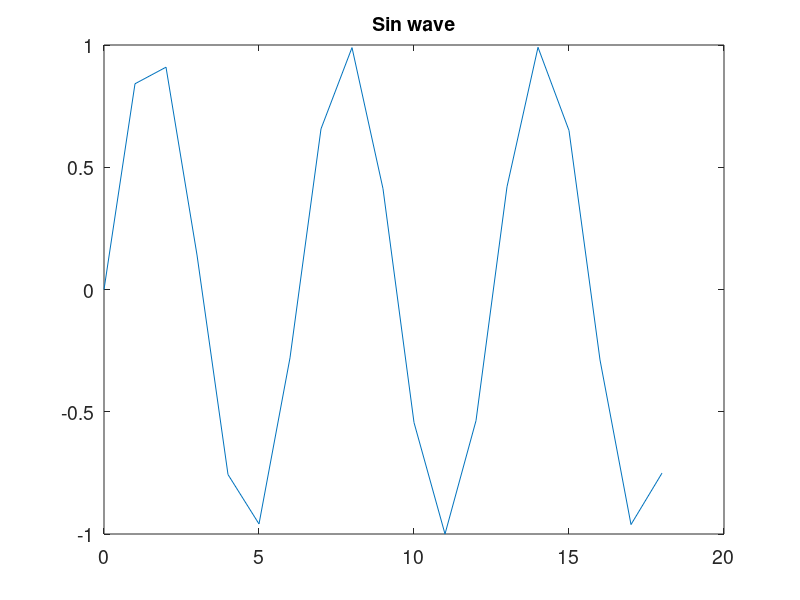

The MATLAB source for this figure:
%% Calculate and Plot Sine Wave
% _Define_ the *range* for |x|
close all
clc
clear all
x=0:1:6*pi ; 
y = sin(x) ; 
plot(x,y)
ax = gca ; 
set(gcf,'color','w')
set(ax,'Fontsize',14)
title('Sin wave','Fontsize',14)

